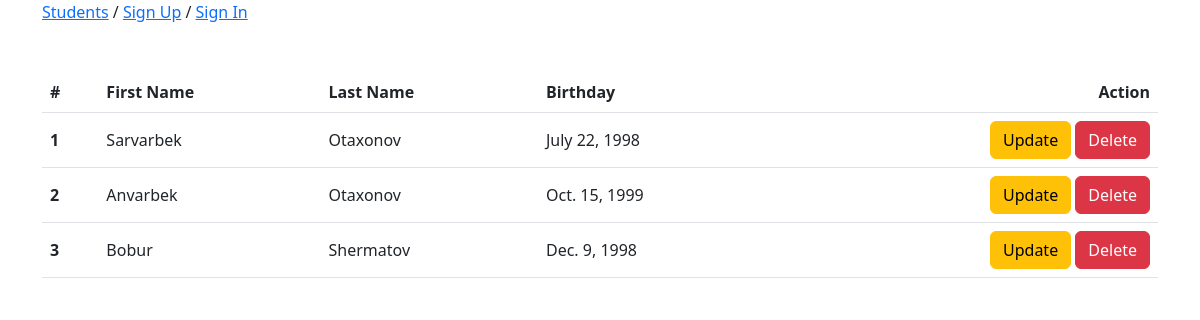
Before: / with the older database file.
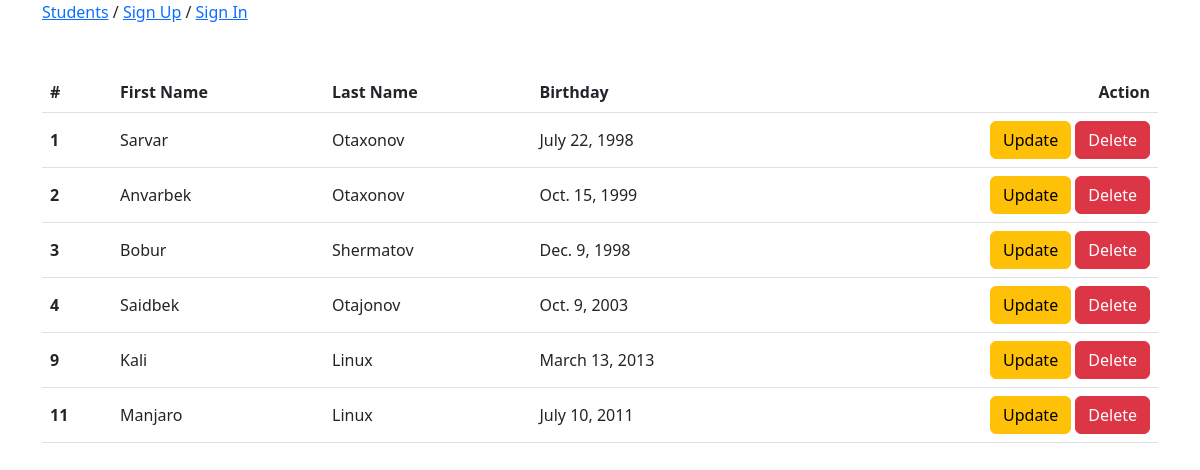
After: the same page with the newer database file.
### School/models.py (models this page shows, shortened)
class Student(models.Model):
    first_name = models.CharField(max_length=100)
    last_name = models.CharField(max_length=100)
    birthday = models.DateField()

### School/views.py (the view)
# urls.py: path('', views.StudentsView, name='students_list'),
def StudentsView(request):
    students = Student.objects.all()
    context = {
        'title': "School Management App",
        "students": students
    }
    return render(request, 'school/students.html', context=context)

### School/templates/school/students.html
{% extends 'school/base.html' %}
{% block content %}
<table class="table align-middle">
    <thead>
      <tr>
        <th scope="col">#</th>
        <th scope="col">First Name</th>
        <th scope="col">Last Name</th>
        <th scope="col">Birthday</th>
        <th class="text-end" scope="col">Action</th>
      </tr>
    </thead>
    <tbody>
        {% for student in students %}
        <tr>
            <th scope="row">{{ student.pk }}</th>
            <td>{{ student.first_name }}</td>
            <td>{{ student.last_name }}</td>
            <td>{{ student.birthday }}</td>
            <td class="text-end">
              <a class="btn btn-warning" href="{% url 'student_update' student.pk %}">Update</a>
              <a class="btn btn-danger" href="{% url 'student_delete' student.pk %}">Delete</a>
            </td>
        </tr>
        {% endfor %}
    </tbody>
  </table>
{% endblock content %}

### School/templates/school/base.html (shortened to what this page needs)
<!DOCTYPE html>
<html lang="en">
<head>
    {% load static %}
    <link rel="stylesheet" href="{% static 'school/css/bootstrap.min.css' %}">
</head>
<body>
{% include 'includes/navbar.html' %}
<div class="container mt-5">
{% block content %}
{% endblock content %}
</div>
</body>
</html>

### School/templates/includes/navbar.html
<div class="container">
<a href="{% url 'students_list' %}">Students</a> /
{% if user.is_authenticated %}
<a href="{% url 'student_create' %}">Create</a> /
<a href="{% url 'profile_update' %}">Profile</a> /
<a href="{% url 'sign_out' %}">Sign Out</a>
{% else %}
<a href="{% url 'sign_up' %}">Sign Up</a> /
<a href="{% url 'sign_in' %}">Sign In</a>
{% endif %}
</div>

Changed rows visible on the page:
changed Student id 1: first_name "Sarvarbek" → "Sarvar"
added Student: pk "4", first_name "Saidbek", last_name "Otajonov", birthday "Oct. 9, 2003"
added Student: pk "9", first_name "Kali", last_name "Linux", birthday "March 13, 2013"
added Student: pk "11", first_name "Manjaro", last_name "Linux", birthday "July 10, 2011"
